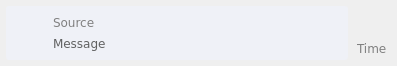
<?xml version="1.0" encoding="UTF-8"?>
<ui version="4.0">
 <class>TextChatIncomingMessage</class>
 <widget class="QWidget" name="TextChatIncomingMessage">
  <property name="geometry">
   <rect>
    <x>0</x>
    <y>0</y>
    <width>397</width>
    <height>66</height>
   </rect>
  </property>
  <property name="sizePolicy">
   <sizepolicy hsizetype="Preferred" vsizetype="Expanding">
    <horstretch>0</horstretch>
    <verstretch>0</verstretch>
   </sizepolicy>
  </property>
  <layout class="QHBoxLayout" name="horizontalLayout_2">
   <property name="leftMargin">
    <number>6</number>
   </property>
   <property name="topMargin">
    <number>6</number>
   </property>
   <property name="rightMargin">
    <number>6</number>
   </property>
   <property name="bottomMargin">
    <number>6</number>
   </property>
   <item>
    <widget class="QWidget" name="widget_message" native="true">
     <property name="sizePolicy">
      <sizepolicy hsizetype="Preferred" vsizetype="Expanding">
       <horstretch>0</horstretch>
       <verstretch>0</verstretch>
      </sizepolicy>
     </property>
     <property name="styleSheet">
      <string notr="true">#widget_message {
background-color: #EFF1F7;
border: 1px solid #EFF1F7;
border-radius: 3px;
}</string>
     </property>
     <layout class="QHBoxLayout" name="horizontalLayout">
      <property name="spacing">
       <number>0</number>
      </property>
      <property name="leftMargin">
       <number>0</number>
      </property>
      <property name="topMargin">
       <number>0</number>
      </property>
      <property name="rightMargin">
       <number>0</number>
      </property>
      <property name="bottomMargin">
       <number>0</number>
      </property>
      <item>
       <widget class="QWidget" name="widget_left" native="true">
        <property name="sizePolicy">
         <sizepolicy hsizetype="Fixed" vsizetype="Expanding">
          <horstretch>0</horstretch>
          <verstretch>0</verstretch>
         </sizepolicy>
        </property>
        <layout class="QVBoxLayout" name="verticalLayout">
         <item>
          <widget class="QLabel" name="label_icon">
           <property name="sizePolicy">
            <sizepolicy hsizetype="Fixed" vsizetype="Preferred">
             <horstretch>0</horstretch>
             <verstretch>0</verstretch>
            </sizepolicy>
           </property>
           <property name="text">
            <string/>
           </property>
           <property name="pixmap">
            <pixmap resource="../resources/common.qrc">:/img/user.svg</pixmap>
           </property>
          </widget>
         </item>
         <item>
          <spacer name="verticalSpacer">
           <property name="orientation">
            <enum>Qt::Orientation::Vertical</enum>
           </property>
           <property name="sizeType">
            <enum>QSizePolicy::Policy::Expanding</enum>
           </property>
           <property name="sizeHint" stdset="0">
            <size>
             <width>20</width>
             <height>0</height>
            </size>
           </property>
          </spacer>
         </item>
        </layout>
       </widget>
      </item>
      <item>
       <widget class="QWidget" name="widget_right" native="true">
        <property name="sizePolicy">
         <sizepolicy hsizetype="Preferred" vsizetype="Expanding">
          <horstretch>0</horstretch>
          <verstretch>0</verstretch>
         </sizepolicy>
        </property>
        <layout class="QVBoxLayout" name="verticalLayout_2">
         <item>
          <widget class="QLabel" name="label_source">
           <property name="sizePolicy">
            <sizepolicy hsizetype="Preferred" vsizetype="Fixed">
             <horstretch>0</horstretch>
             <verstretch>0</verstretch>
            </sizepolicy>
           </property>
           <property name="styleSheet">
            <string notr="true">#label_source {
color: gray;
font-family: Verdana;
}</string>
           </property>
           <property name="text">
            <string notr="true">Source</string>
           </property>
           <property name="textFormat">
            <enum>Qt::TextFormat::PlainText</enum>
           </property>
           <property name="textInteractionFlags">
            <set>Qt::TextInteractionFlag::LinksAccessibleByMouse|Qt::TextInteractionFlag::TextSelectableByMouse</set>
           </property>
          </widget>
         </item>
         <item>
          <widget class="QLabel" name="label_message">
           <property name="sizePolicy">
            <sizepolicy hsizetype="Preferred" vsizetype="Expanding">
             <horstretch>0</horstretch>
             <verstretch>0</verstretch>
            </sizepolicy>
           </property>
           <property name="styleSheet">
            <string notr="true">#label_message {
color: #606161;
font-family: Verdana;
}</string>
           </property>
           <property name="text">
            <string notr="true">Message</string>
           </property>
           <property name="textFormat">
            <enum>Qt::TextFormat::PlainText</enum>
           </property>
           <property name="alignment">
            <set>Qt::AlignmentFlag::AlignLeading|Qt::AlignmentFlag::AlignLeft|Qt::AlignmentFlag::AlignTop</set>
           </property>
           <property name="wordWrap">
            <bool>true</bool>
           </property>
           <property name="openExternalLinks">
            <bool>true</bool>
           </property>
           <property name="textInteractionFlags">
            <set>Qt::TextInteractionFlag::LinksAccessibleByMouse|Qt::TextInteractionFlag::TextSelectableByMouse</set>
           </property>
          </widget>
         </item>
        </layout>
       </widget>
      </item>
     </layout>
    </widget>
   </item>
   <item>
    <widget class="QLabel" name="label_time">
     <property name="sizePolicy">
      <sizepolicy hsizetype="Fixed" vsizetype="Expanding">
       <horstretch>0</horstretch>
       <verstretch>0</verstretch>
      </sizepolicy>
     </property>
     <property name="styleSheet">
      <string notr="true">#label_time {
color: gray;
font-family: Verdana;
padding: 0px 0px 1px 0px;
}</string>
     </property>
     <property name="text">
      <string>Time</string>
     </property>
     <property name="alignment">
      <set>Qt::AlignmentFlag::AlignBottom|Qt::AlignmentFlag::AlignLeading|Qt::AlignmentFlag::AlignLeft</set>
     </property>
     <property name="textInteractionFlags">
      <set>Qt::TextInteractionFlag::LinksAccessibleByMouse|Qt::TextInteractionFlag::TextSelectableByMouse</set>
     </property>
    </widget>
   </item>
  </layout>
 </widget>
 <resources>
  <include location="../resources/common.qrc"/>
 </resources>
 <connections/>
</ui>
